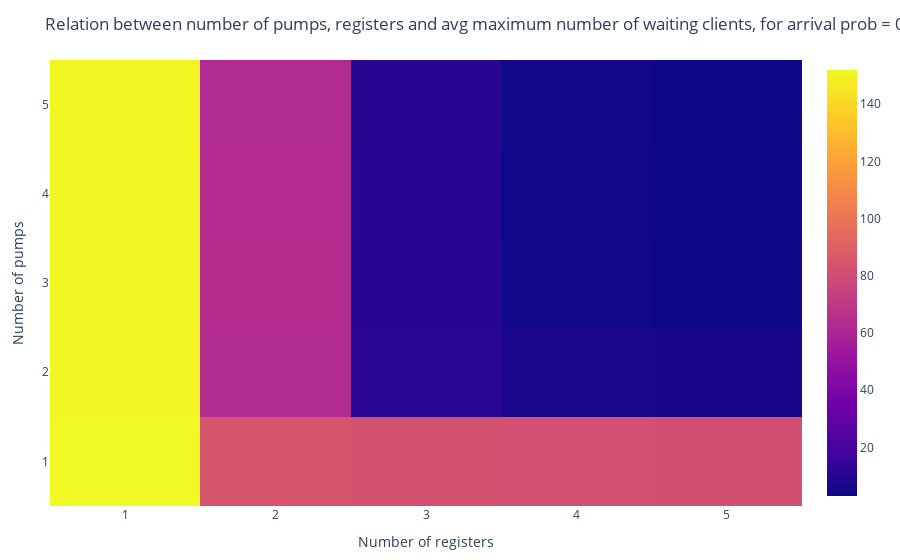

Notebook code for this chart:
### Markdown cell above
<span style="color:red">----------------------------------------------------------------------------------------------------------------------------------------------------------------</span>

One of our main goals is to decrease the number of waiting customers (lowering z) which in turn means we have a higher efficiency, shorter queue, and more satisfied customers.

<span style="color:red">----------------------------------------------------------------------------------------------------------------------------------------------------------------</span>

### Code cell
p = plot(heatmap(x = res.n_registers, y = res.n_pumps, z = res.avg_waiting_clients), Layout(
        xaxis_title="Number of registers",
        yaxis_title="Number of pumps",
        zaxis_title ="Avg number of waiting customers",
        title_text ="Relation between number of pumps, registers and avg maximum number of waiting clients, for arrival prob = 0.5",))

### Figure 1 — Plotly figure (JSON) as saved in the notebook; plotly's stock layout.template omitted (floating-point values rounded to 4 significant figures)
{"data": [{"transpose": true, "type": "heatmap", "x": [1, 2, 3, 4, 5, 1, 2, 3, 4, 5, 1, 2, 3, 4, 5, 1, 2, 3, 4, 5, 1, 2, 3, 4, 5], "y": [1, 1, 1, 1, 1, 2, 2, 2, 2, 2, 3, 3, 3, 3, 3, 4, 4, 4, 4, 4, 5, 5, 5, 5, 5], "z": [152.0, 84.53, 83.06, 82.25, 81.78, 151.0, 63.28, 11.14, 6.423, 5.573, 150.7, 63.46, 10.36, 4.829, 3.337, 150.8, 63.4, 10.3, 4.674, 3.069, 150.6, 62.93, 10.39, 4.724, 2.984]}], "layout": {"margin": {"b": 50, "l": 50, "r": 50, "t": 60}, "title": {"text": "Relation between number of pumps, registers and avg maximum number of waiting clients, for arrival prob = 0.5"}, "xaxis": {"title": {"text": "Number of registers"}}, "yaxis": {"title": {"text": "Number of pumps"}}, "zaxis": {"title": {"text": "Avg number of waiting customers"}}}}
